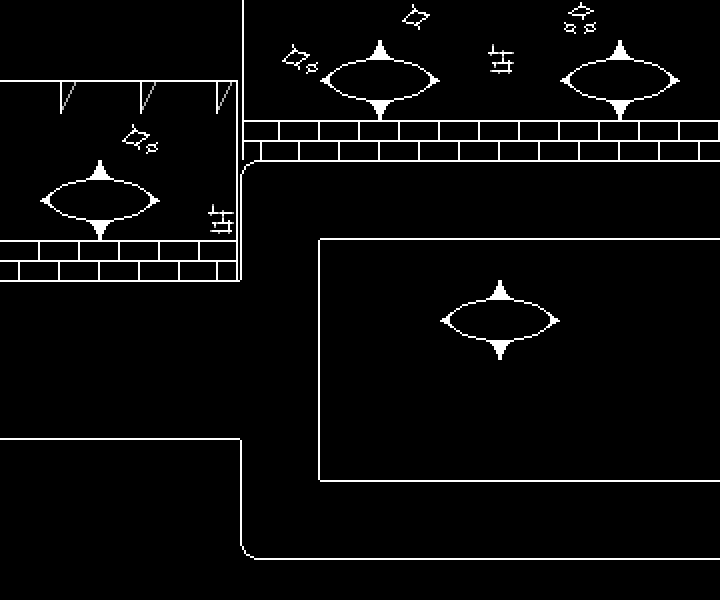

Rendered tile map (Tiled .tmx) drawn with the repository's tilesets; below, a short description and the full map source, tile grids included:
An orthogonal 18x15 tile map with 40x40 px tiles, 2 tile layers (Tile Layer 1, decal), 2 tilesets and 37 objects (3x topfloor_windoweye, 3x transition, 3x topfloor_highlight, topfloor_bg, topfloor_windowdraw, ...).

<map version="1.11" tiledversion="1.11.2" orientation="orthogonal" renderorder="right-down" width="18" height="15" tilewidth="40" tileheight="40" infinite="0" nextlayerid="9" nextobjectid="41">
 <editorsettings>
  <export target="ambush.lua" format="lua" />
 </editorsettings>
 <properties>
  <property name="border" value="titan" />
  <property name="music" value="topfloor" />
  <property name="serious" type="bool" value="true" />
 </properties>
 <tileset firstgid="1" source="../../tilesets/topfloor.tsx" />
 <tileset firstgid="37" source="../../tilesets/topfloor_objects.tsx" />
 <objectgroup id="3" name="objects_bg">
  <object id="1" name="topfloor_bg" x="0" y="0">
   <point />
  </object>
 </objectgroup>
 <layer id="1" name="Tile Layer 1" width="18" height="15">
  <data encoding="csv">
34,34,34,34,34,34,7,8,8,8,28,8,8,8,29,8,8,8,
34,34,34,34,34,34,7,30,4,5,6,8,8,8,4,5,6,8,
20,2,20,2,20,3,7,8,10,11,12,8,8,8,10,11,12,8,
34,34,34,30,34,9,13,14,14,14,14,14,14,14,14,14,14,14,
34,4,5,6,34,9,19,20,20,20,20,20,20,20,20,20,20,20,
34,10,11,12,34,9,25,26,32,32,32,32,32,32,32,32,32,32,
14,14,14,14,14,15,25,27,34,34,34,34,34,34,34,34,34,34,
20,20,20,20,20,20,26,27,34,34,34,4,5,6,34,34,34,34,
26,26,26,26,26,26,26,27,34,34,34,10,11,12,34,34,34,34,
26,26,26,26,26,26,26,27,34,34,34,34,34,34,34,34,34,34,
32,32,32,32,32,32,26,27,34,34,34,34,34,34,34,34,34,34,
34,34,34,34,34,34,25,27,34,34,34,34,34,34,34,34,34,34,
34,34,34,34,34,34,25,26,20,20,20,20,20,20,20,20,20,20,
34,34,34,34,34,34,31,32,32,32,32,32,32,32,32,32,32,32,
34,34,34,34,34,34,34,34,34,34,34,34,34,34,34,34,34,34
</data>
 </layer>
 <layer id="2" name="decal" width="18" height="15">
  <data encoding="csv">
0,0,0,0,0,0,0,0,0,0,0,0,0,0,0,0,0,0,
0,0,0,0,0,0,0,0,0,0,0,0,35,0,0,0,0,0,
0,0,0,0,0,0,0,0,0,0,0,0,0,0,0,0,0,0,
0,0,0,0,0,0,0,0,0,0,0,0,0,0,0,0,0,0,
0,0,0,0,0,0,0,0,0,0,0,0,0,0,0,0,0,0,
0,0,0,0,0,35,0,0,0,0,0,0,0,0,0,0,0,0,
0,0,0,0,0,0,0,0,0,0,0,0,0,0,0,0,0,0,
0,0,0,0,0,0,0,0,0,0,0,0,0,0,0,0,0,0,
0,0,0,0,0,0,0,0,0,0,0,0,0,0,0,0,0,0,
0,0,0,0,0,0,0,0,0,0,0,0,0,0,0,0,0,0,
0,0,0,0,0,0,0,0,0,0,0,0,0,0,0,0,0,0,
0,0,0,0,0,0,0,0,0,0,0,0,0,0,0,0,0,0,
0,0,0,0,0,0,0,0,0,0,0,0,0,0,0,0,0,0,
0,0,0,0,0,0,0,0,0,0,0,0,0,0,0,0,0,0,
0,0,0,0,0,0,0,0,0,0,0,0,0,0,0,0,0,0
</data>
 </layer>
 <objectgroup id="7" name="collision">
  <object id="25" x="0" y="160" width="240" height="120" />
  <object id="26" x="0" y="440" width="240" height="120" />
  <object id="27" x="320" y="240" width="400" height="240" />
  <object id="28" x="240" y="120" width="480" height="40" />
  <object id="29" x="240" y="560" width="480" height="40" />
 </objectgroup>
 <objectgroup id="6" name="objects_window_floor" opacity="0.2" tintcolor="#aa00ff">
  <object id="15" gid="38" x="50" y="400" width="100" height="120" />
  <object id="16" gid="38" x="330" y="200" width="100" height="40" />
  <object id="17" gid="38" x="570" y="200" width="100" height="40" />
  <object id="18" gid="41" x="50" y="440" width="100" height="40" />
  <object id="19" gid="41" x="330" y="240" width="100" height="40" />
  <object id="20" gid="41" x="570" y="240" width="100" height="40" />
 </objectgroup>
 <objectgroup id="5" name="objects_window_wall" opacity="0.3" tintcolor="#ff00ff">
  <object id="7" gid="42" x="50" y="240" width="100" height="40" />
  <object id="8" gid="42" x="330" y="120" width="100" height="40" />
  <object id="9" gid="42" x="570" y="120" width="100" height="40" />
  <object id="10" gid="38" x="50" y="280" width="100" height="40" />
  <object id="11" gid="38" x="330" y="160" width="100" height="40" />
  <object id="12" gid="38" x="570" y="160" width="100" height="40" />
  <object id="13" gid="42" x="450" y="360" width="100" height="40" />
  <object id="14" gid="38" x="450" y="480" width="100" height="120" />
 </objectgroup>
 <objectgroup id="4" name="objects">
  <object id="3" name="topfloor_windoweye" x="70" y="190" width="60" height="20" />
  <object id="4" name="topfloor_windoweye" x="350" y="70" width="60" height="20" />
  <object id="5" name="topfloor_windoweye" x="590" y="70" width="60" height="20" />
  <object id="21" name="transition" x="-40" y="280" width="40" height="160">
   <properties>
    <property name="map" value="topfloor/elevator" />
    <property name="marker" value="east" />
   </properties>
  </object>
  <object id="23" name="transition" x="720" y="160" width="40" height="80" />
  <object id="24" name="transition" x="720" y="480" width="40" height="80">
   <properties>
    <property name="map" value="topfloor/corridor1" />
    <property name="marker" value="west" />
   </properties>
  </object>
  <object id="34" name="topfloor_highlight" x="30" y="280" width="140" height="160" />
  <object id="35" name="topfloor_highlight" x="310" y="160" width="140" height="80" />
  <object id="36" name="topfloor_highlight" x="550" y="160" width="140" height="80" />
  <object id="2" name="topfloor_windowdraw" x="40" y="0">
   <point />
  </object>
  <object id="37" name="dogconegroup" x="680" y="160" width="40" height="80">
   <properties>
    <property name="default_state" type="bool" value="true" />
   </properties>
  </object>
  <object id="39" name="voidenemy" x="500" y="320">
   <properties>
    <property name="actor" value="voidspawn" />
    <property name="chase" type="bool" value="true" />
    <property name="chaseaccel" type="float" value="1.075" />
    <property name="chasemax" type="float" value="100" />
    <property name="chasespeed" type="float" value="2" />
    <property name="chasetype" value="multiplier" />
    <property name="encounter" value="voidspawn" />
    <property name="flagcheck" value="!topfloor_ambush" />
   </properties>
   <point />
  </object>
  <object id="40" name="script" x="200" y="280" width="40" height="160">
   <properties>
    <property name="cutscene" value="topfloor.ambush" />
    <property name="once" type="bool" value="true" />
   </properties>
  </object>
 </objectgroup>
 <objectgroup id="8" name="markers">
  <object id="30" name="west" x="40" y="360">
   <point />
  </object>
  <object id="31" name="spawn" x="120" y="360">
   <point />
  </object>
  <object id="32" name="east1" x="680" y="200">
   <point />
  </object>
  <object id="33" name="east2" x="680" y="520">
   <point />
  </object>
 </objectgroup>
</map>
